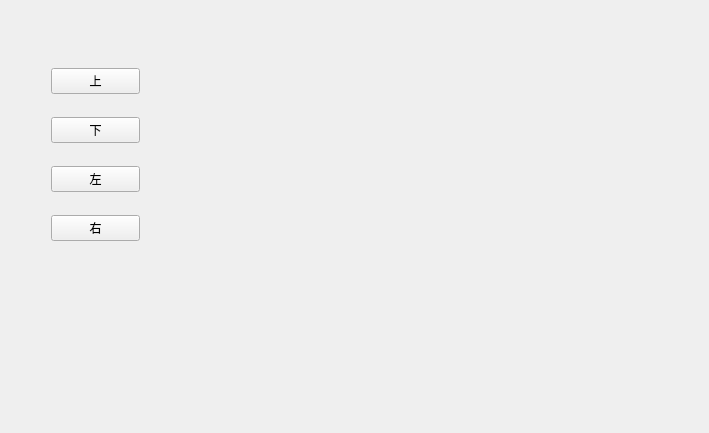
<?xml version="1.0" encoding="UTF-8"?>
<ui version="4.0">
 <class>Widget</class>
 <widget class="QWidget" name="Widget">
  <property name="geometry">
   <rect>
    <x>0</x>
    <y>0</y>
    <width>709</width>
    <height>433</height>
   </rect>
  </property>
  <property name="windowTitle">
   <string>Widget</string>
  </property>
  <widget class="QPushButton" name="pushButton_5">
   <property name="geometry">
    <rect>
     <x>370</x>
     <y>130</y>
     <width>131</width>
     <height>91</height>
    </rect>
   </property>
   <property name="icon">
    <iconset>
     <normaloff>../7Button-build-desktop/square.jpg</normaloff>../7Button-build-desktop/square.jpg</iconset>
   </property>
   <property name="iconSize">
    <size>
     <width>64</width>
     <height>64</height>
    </size>
   </property>
   <property name="default">
    <bool>false</bool>
   </property>
   <property name="flat">
    <bool>true</bool>
   </property>
  </widget>
  <widget class="QWidget" name="layoutWidget">
   <property name="geometry">
    <rect>
     <x>40</x>
     <y>40</y>
     <width>111</width>
     <height>231</height>
    </rect>
   </property>
   <layout class="QVBoxLayout" name="verticalLayout">
    <item>
     <widget class="QPushButton" name="pushButton">
      <property name="text">
       <string>上</string>
      </property>
      <property name="autoDefault">
       <bool>true</bool>
      </property>
     </widget>
    </item>
    <item>
     <widget class="QPushButton" name="pushButton_2">
      <property name="text">
       <string>下</string>
      </property>
     </widget>
    </item>
    <item>
     <widget class="QPushButton" name="pushButton_3">
      <property name="text">
       <string>左</string>
      </property>
     </widget>
    </item>
    <item>
     <widget class="QPushButton" name="pushButton_4">
      <property name="text">
       <string>右</string>
      </property>
     </widget>
    </item>
   </layout>
  </widget>
 </widget>
 <layoutdefault spacing="6" margin="11"/>
 <resources/>
 <connections/>
</ui>
